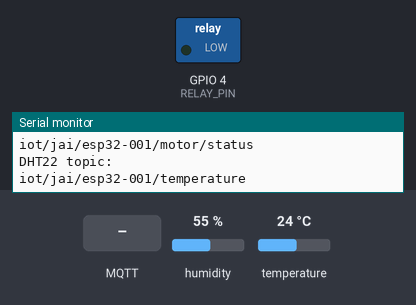
This sketch was run on a simulated ESP32. On the bench: switched loads named in the sketch (green lamp = pin HIGH), the last lines printed to the serial monitor. The test bench sets the inputs (shaded band); at power-on: humidity 55 %, temperature 24 °C. WiFi joins after 1.5 s; servers stay silent unless stated; no MQTT or app messages arrive unless stated.

Above: at 3.7 s.
3.8 s: MQTT message "ON" arrives on the first subscribed topic
At 4.7 s:
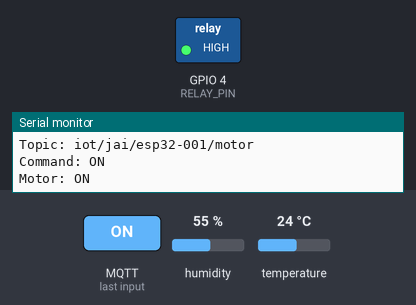
5.3 s: MQTT message "OFF" arrives on the first subscribed topic
At 5.8 s:
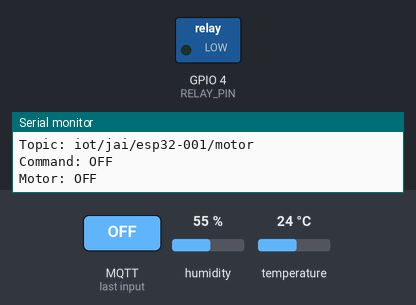
Timing chart, 0 to 8.3 s (numbered marks = the images above; inputs shaded):
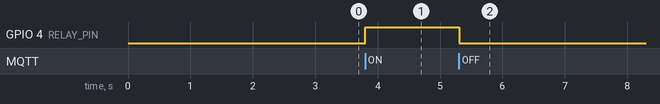

The sketch:

DHT_MOTOR_MQTT.ino
```cpp
#include <WiFi.h>
#include <WiFiClientSecure.h>
#include <PubSubClient.h>
#include "DHT.h"

// Wi-Fi
const char* WIFI_SSID = "AirFiber-PR0voH";
const char* WIFI_PASSWORD = "PASSWORD";

// EMQX Cloud
const char* MQTT_SERVER = "ac21711a.ala.asia-southeast1.emqxsl.com";
const int MQTT_PORT = 8883;
const char* MQTT_USER = "esp32_new";
const char* MQTT_PASSWORD = "PASSWORD";

// MQTT topics
const char* MOTOR_TOPIC = "iot/jai/esp32-001/motor";
const char* MOTOR_STATUS_TOPIC = "iot/jai/esp32-001/motor/status";
const char* TEMPERATURE_TOPIC = "iot/jai/esp32-001/temperature";

// Relay
const int RELAY_PIN = 4;
const int RELAY_OFF = LOW;
const int RELAY_ON = HIGH;
bool motorState = false;

// DHT22
#define DHT_PIN 13
#define DHT_TYPE DHT22
DHT dht(DHT_PIN, DHT_TYPE);

// MQTT
WiFiClientSecure espClient;
PubSubClient mqtt(espClient);

// Timing
unsigned long lastDHTRead = 0;
const unsigned long DHT_INTERVAL = 5000;

void mqttCallback(char* topic, byte* payload, unsigned int length)
{
    String command = "";

    for (unsigned int i = 0; i < length; i++)
    {
        command += (char)payload[i];
    }

    command.trim();

    Serial.println();
    Serial.println("MQTT command received:");
    Serial.print("Topic: ");
    Serial.println(topic);
    Serial.print("Command: ");
    Serial.println(command);

    if (command == "ON")
    {
        digitalWrite(RELAY_PIN, RELAY_ON);
        motorState = true;

        Serial.println("Motor: ON");

        mqtt.publish(
            MOTOR_STATUS_TOPIC,
            "ON",
            true
        );
    }
    else if (command == "OFF")
    {
        digitalWrite(RELAY_PIN, RELAY_OFF);
        motorState = false;

        Serial.println("Motor: OFF");

        mqtt.publish(
            MOTOR_STATUS_TOPIC,
            "OFF",
            true
        );
    }
    else
    {
        Serial.println("Unknown command");
    }
}

void connectWiFi()
{
    if (WiFi.status() == WL_CONNECTED)
    {
        return;
    }

    Serial.print("Connecting to Wi-Fi");

    WiFi.begin(WIFI_SSID, WIFI_PASSWORD);

    while (WiFi.status() != WL_CONNECTED)
    {
        delay(500);
        Serial.print(".");
    }

    Serial.println();
    Serial.println("Wi-Fi connected");

    Serial.print("ESP32 IP Address: ");
    Serial.println(WiFi.localIP());
}

void connectMQTT()
{
    while (!mqtt.connected())
    {
        if (WiFi.status() != WL_CONNECTED)
        {
            connectWiFi();
        }

        Serial.print("Connecting to EMQX... ");

        if (mqtt.connect(
                "ESP32-001",
                MQTT_USER,
                MQTT_PASSWORD))
        {
            Serial.println("CONNECTED");

            if (mqtt.subscribe(MOTOR_TOPIC))
            {
                Serial.print("Subscribed to: ");
                Serial.println(MOTOR_TOPIC);
            }
            else
            {
                Serial.println("Motor topic subscription FAILED");
            }

            mqtt.publish(
                MOTOR_STATUS_TOPIC,
                motorState ? "ON" : "OFF",
                true
            );

            Serial.print("Motor status topic: ");
            Serial.println(MOTOR_STATUS_TOPIC);
        }
        else
        {
            Serial.print("FAILED, error=");
            Serial.println(mqtt.state());

            delay(3000);
        }
    }
}

void publishDHTData()
{
    float temperature = dht.readTemperature();
    float humidity = dht.readHumidity();

    if (isnan(temperature) || isnan(humidity))
    {
        Serial.println("DHT22 read failed");
        return;
    }

    String data =
        "{\"temperature\":" +
        String(temperature, 2) +
        ",\"humidity\":" +
        String(humidity, 2) +
        "}";

    if (mqtt.connected())
    {
        bool published = mqtt.publish(
            TEMPERATURE_TOPIC,
            data.c_str()
        );

        Serial.print("DHT22: ");
        Serial.println(data);

        Serial.print("Temperature publish: ");
        Serial.println(published ? "OK" : "FAILED");
    }
}

void setup()
{
    Serial.begin(115200);

    delay(1000);

    Serial.println();
    Serial.println("====================================");
    Serial.println("ESP32 MOTOR + DHT22 IoT CONTROL");
    Serial.println("====================================");

    pinMode(RELAY_PIN, OUTPUT);

    digitalWrite(RELAY_PIN, RELAY_OFF);
    motorState = false;

    Serial.println("Relay initialized");
    Serial.println("Motor: OFF");

    dht.begin();

    Serial.print("DHT22 DATA GPIO: ");
    Serial.println(DHT_PIN);

    connectWiFi();

    // Prototype/testing only.
    // Production should use the EMQX CA certificate.
    espClient.setInsecure();

    mqtt.setServer(
        MQTT_SERVER,
        MQTT_PORT
    );

    mqtt.setCallback(mqttCallback);

    connectMQTT();

    Serial.println();
    Serial.println("System ready");
    Serial.println("Motor command topic:");
    Serial.println(MOTOR_TOPIC);
    Serial.println("Motor status topic:");
    Serial.println(MOTOR_STATUS_TOPIC);
    Serial.println("DHT22 topic:");
    Serial.println(TEMPERATURE_TOPIC);
}

void loop()
{
    if (WiFi.status() != WL_CONNECTED)
    {
        Serial.println("Wi-Fi disconnected. Reconnecting...");
        connectWiFi();
    }

    if (!mqtt.connected())
    {
        Serial.println("MQTT disconnected. Reconnecting...");
        connectMQTT();
    }

    mqtt.loop();

    unsigned long currentMillis = millis();

    if (currentMillis - lastDHTRead >= DHT_INTERVAL)
    {
        lastDHTRead = currentMillis;
        publishDHTData();
    }

    delay(10);
}
```

Measured:
- after the input at 3.8 s, GPIO 4 (RELAY_PIN): LOW → HIGH at once
- after the input at 5.3 s, GPIO 4 (RELAY_PIN): HIGH → LOW at once
